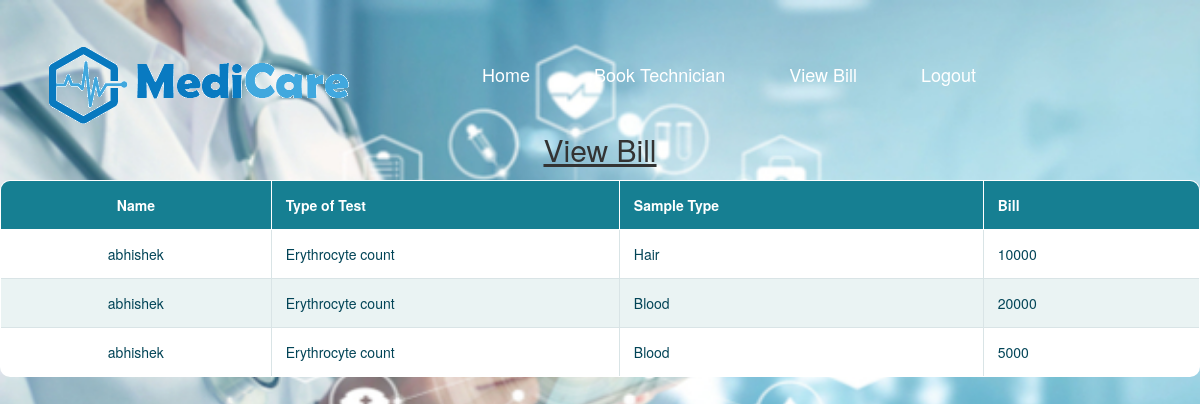
Page /viewbill.php (signed in) on the committed database.
### tables this page shows
CREATE TABLE `cdetails` (
  `id` int(11) NOT NULL,
  `cname` varchar(256) NOT NULL,
  `tname` varchar(256) NOT NULL,
  `typeoftest` varchar(256) NOT NULL,
  `sampletype` varchar(256) NOT NULL,
  `cost` int(11) NOT NULL
);

### viewbill.php (the view, shortened to what this page needs)
<?php
include_once 'includes/dbh.inc.php';
include_once 'customerheader.php';
?>
<center>
<h2><u>View Bill</u></h2>
</center>
<table class ="responstable">
<tr>
<th>Name</th>
<th>Type of Test</th>
<th>Sample Type</th>
<th>Bill</th>
</tr>
<?php
$cname=$_SESSION['user'];
$sql="SELECT * FROM cdetails WHERE cname='$cname'";
$result=mysqli_query($conn,$sql);
$resultcheck=mysqli_num_rows($result);
if($resultcheck<1){?>
    <h2>NO Bill</h2>
<?php }
else{
    while($row=mysqli_fetch_assoc($result)){?>
            <tr>
            <td><?php echo $row['cname'];?></td>
            <td><?php echo $row['typeoftest'];?></td>
            <td><?php echo $row['sampletype'];?></td>
            <td><?php echo $row['cost'];?></td>
            </tr>
    <?php }
}
?>
</table>
</body>
</html>

### customerheader.php (shortened to what this page needs)
<!DOCTYPE html>
<html lang="zxx">
<head>
	<link rel="stylesheet" href="css/bootstrap.min.css"/>
	<link rel="stylesheet" href="css/font-awesome.min.css"/>
	<link rel="stylesheet" href="css/slicknav.min.css"/>
	<link rel="stylesheet" href="css/owl.carousel.min.css"/>
	<link rel="stylesheet" href="css/magnific-popup.css"/>
	<link rel="stylesheet" href="css/animate.css"/>
	<link rel="stylesheet" href="css/pstyle.css"/>
</head>
<body>
	<header class="header-section">
		<div class="header-warp">
			<div class="header-bar-warp d-flex">
				<a href="customerhome.php" class="site-logo">
					<img src="./images/newlogo.png" alt="">
				</a>
				<nav class="top-nav-area w-100">
					<br><ul class="main-menu primary-menu">
						<li><a href="customerhome.php">Home</a></li>
						<li><a href ="booktechnicians.php">Book Technician</a></li>
                        <li><a href="viewbill.php">View Bill</a></li>
						<li><a href="includes/logout.inc.php">Logout</a></li>
					</ul>
				</nav>
			</div>
		</div>
	</header>

### css/pstyle.css (style rules this page uses)
.header-section { width: 100%; left: 0; top: 0; z-index: 99; }
.header-warp { max-width: 1496px; margin: 0 auto; }
.header-bar-warp { background:transparent; padding: 39px 40px 0; color:#0000 }
.site-logo { padding:0; float: left; margin:0; }
.main-menu { list-style: none; text-align: center; padding-top: 3px; }
.main-menu li { display: inline-block; position: relative; }
.main-menu li a { display: block; font-size: 18px; font-weight: 500; color: #fff; margin-right: 40px; padding-bottom: 25px; position: relative; padding-right: 20px; }
.main-menu li a:after { position: absolute; content: ""; width: 20px; height: 20px; right: 0; top: 1px; background-image: url("../img/icons/arrow-down.png"); background-repeat: no-repeat; background-position: right center; }

### customerheader.php (style rules this page uses)
body { background-image:url(images/banner5.jpg); background-size:cover; background-repeat:no-repeat; }

### viewbill.php (style rules this page uses)
.responstable { margin: 1em 0; width: 100%; overflow: hidden; background: #fff; color: #024457; border-radius: 10px; border: 1px solid #167f92; }
.responstable tr { border: 1px solid #d9e4e6; }
.responstable tr:nth-child(odd) { background-color: #eaf3f3; }
.responstable th { display: none; border: 1px solid #fff; background-color: #167f92; color: #fff; padding: 1em; }
.responstable th:first-child { display: table-cell; text-align: center; }
.responstable th:nth-child(2) { display: table-cell; }
.responstable th:nth-child(2):after { content: attr(data-th); }
@media (min-width: 480px) { .responstable th:nth-child(2):after { display: none; } }
.responstable td { display: block; word-wrap: break-word; max-width: 7em; }
.responstable td:first-child { display: table-cell; text-align: center; border-right: 1px solid #d9e4e6; }
@media (min-width: 480px) { .responstable td { border: 1px solid #d9e4e6; } }
.responstable th, .responstable td { text-align: left; margin: 0.5em 1em; }
@media (min-width: 480px) { .responstable th, .responstable td { display: table-cell; padding: 1em; } }

### rows in the picture
cdetails: cname "abhishek", typeoftest "Erythrocyte count", sampletype "Hair", cost "10000"
cdetails: cname "abhishek", typeoftest "Erythrocyte count", sampletype "Blood", cost "20000"
cdetails: cname "abhishek", typeoftest "Erythrocyte count", sampletype "Blood", cost "5000"
